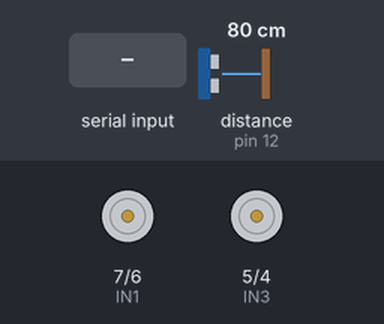
The sketch below on a simulated Arduino Uno, built with avr-gcc and run on an emulated ATmega328P. Parts: motor-driver pin pairs drawn as motors (green arrow = first pin HIGH = forward, orange = second pin HIGH = backward, longer = more drive, scaled by the enable pin). The test bench sets the inputs (shaded band); at power-on: distance to the obstacle (sensor on pin 12) 80 cm. The echo pulse lasts 58.3 µs per cm.

Above: at 1.2 s.
1.3 s: "0" received over Serial
At 2.0 s:
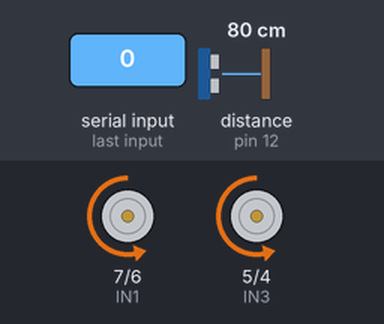
2.8 s: distance to the obstacle (sensor on pin 12) set to 24 cm
4.3 s: distance to the obstacle (sensor on pin 12) set to 20 cm
At 5.1 s:
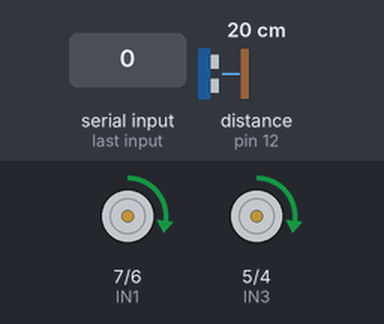
7.3 s: "1" received over Serial
At 9.5 s:
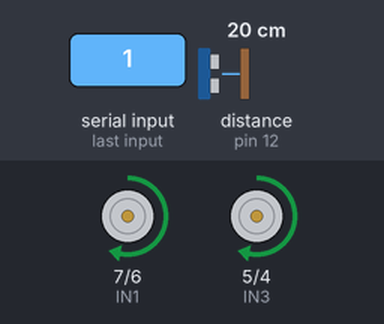
9.8 s: "2" received over Serial
At 10.7 s:
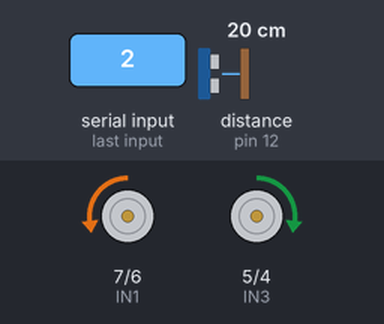
11.3 s: "3" received over Serial
At 11.9 s:
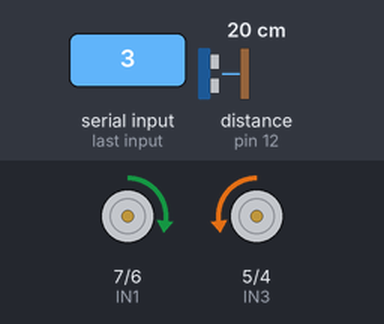
Timing chart, 0 to 13.8 s (numbered marks = the images above; inputs shaded):
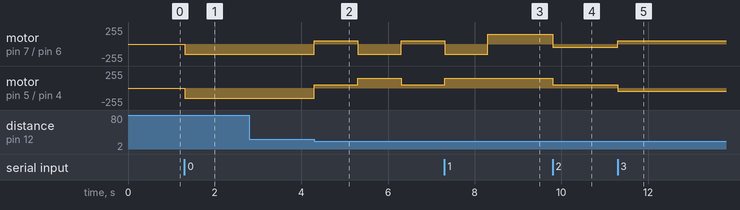

Measured:
- the behaviour switches between 22 and 21 cm on distance to the obstacle (sensor on pin 12) (found by bisection; images 1 and 2)
- after the input at 1.3 s, motor on pin 7 (IN1) / pin 6 (IN2), motor on pin 5 (IN3) / pin 4 (IN4): stopped → backward 150/255 at once
- after the input at 2.8 s, every drawn part: stays the same
- after the input at 4.3 s, motor on pin 7 (IN1) / pin 6 (IN2): backward 150/255 → forward 50/255 at once, → backward 150/255 1.0 s later, → forward 50/255 1.0 s later; motor on pin 5 (IN3) / pin 4 (IN4): backward 150/255 → forward 50/255 at once, → forward 150/255 1.0 s later, → forward 50/255 1.0 s later
- after the input at 7.3 s, motor on pin 5 (IN3) / pin 4 (IN4): goes on until 7.3 s, then stays forward 150/255
- after the input at 9.8 s, motor on pin 7 (IN1) / pin 6 (IN2): forward 150/255 → backward 50/255 at once; motor on pin 5 (IN3) / pin 4 (IN4): forward 150/255 → forward 50/255 at once
- after the input at 11.3 s, motor on pin 7 (IN1) / pin 6 (IN2): backward 50/255 → forward 50/255 at once; motor on pin 5 (IN3) / pin 4 (IN4): forward 50/255 → backward 50/255 at once

The sketch:

recent_code__13-3-2018_.ino
```cpp
const int IN1 = 7;
const int IN2 = 6;
const int IN3 = 5;
const int IN4 = 4;
const int ENA = 9;
const int ENB = 3;
int command = 0;
int trig = 11;
int echo = 12;
void setup()
{
  Serial.begin(9600);
  pinMode (IN1, OUTPUT);
  pinMode (IN2, OUTPUT);
  pinMode (IN3, OUTPUT);
  pinMode (IN4, OUTPUT);
  pinMode (ENA, OUTPUT);
  pinMode (ENB, OUTPUT);
  pinMode(trig, OUTPUT);
  pinMode(echo, INPUT);
}

void loop() {

if (Serial.available() > 0)
{
  command=Serial.read();
}

 if (command == '0')

{
long du = 0, ds = 0;
            digitalWrite(trig, LOW);
            delayMicroseconds(10);
            digitalWrite(trig, HIGH);
            delayMicroseconds(10);
            digitalWrite(trig, LOW);
            du = pulseIn(echo, HIGH);
            ds = du*0.034/2 ;
            digitalWrite(IN1, LOW);
            digitalWrite(IN2, HIGH);
            digitalWrite(IN3, LOW);
            digitalWrite(IN4, HIGH);
            analogWrite(ENA, 150);
            analogWrite(ENB, 150);
            if (ds<=20)
            {
              analogWrite(ENA, 50);
              analogWrite(ENB, 50);
              digitalWrite(IN1, HIGH);
              digitalWrite(IN2, LOW);
              digitalWrite(IN3, HIGH);
              digitalWrite(IN4, LOW);
              delay(1000);
              analogWrite(ENA, 150);
              analogWrite(ENB, 150);
              digitalWrite(IN1, LOW);
              digitalWrite(IN2, HIGH);
              digitalWrite(IN3, HIGH);
              digitalWrite(IN4, LOW);
              delay(1000);
              }
              command='0';
}
  else if(command == '1')
  {
    digitalWrite(IN1, HIGH);
    digitalWrite(IN2, LOW);
    digitalWrite(IN3, HIGH);
    digitalWrite(IN4, LOW);
    analogWrite(ENA, 150);
    analogWrite(ENB, 150);
    command=0;
  }
  else if (command == '2')
  {
      digitalWrite(IN1, LOW);
      digitalWrite(IN2, HIGH);
      digitalWrite(IN3, HIGH);
      digitalWrite(IN4, LOW);
      analogWrite(ENA, 50);
      analogWrite(ENB, 50);
      command=0;
    }
    else if (command == '3')
    {
      digitalWrite(IN1, HIGH);
      digitalWrite(IN2, LOW);
      digitalWrite(IN3, LOW);
      digitalWrite(IN4, HIGH);
      analogWrite(ENA, 50);
      analogWrite(ENB, 50);
      command=0;
      }
      else if (command == '4')
      {
        digitalWrite(IN1, HIGH);
        digitalWrite(IN2, HIGH);
        digitalWrite(IN3, HIGH);
        digitalWrite(IN4, HIGH);
        command=0;
        }
        else if (command == '5')
        {
            long du = 0, ds = 0;
            digitalWrite(trig, LOW);
            delayMicroseconds(10);
            digitalWrite(trig, HIGH);
            delayMicroseconds(10);
            digitalWrite(trig, LOW);
            du = pulseIn(echo, HIGH);
            ds = du*0.034/2 ;
            digitalWrite(IN1, LOW);
            digitalWrite(IN2, HIGH);
            digitalWrite(IN3, LOW);
            digitalWrite(IN4, HIGH);
            analogWrite(ENA, 50);
            analogWrite(ENB, 50);
            if (ds<=20)
            {
              analogWrite(ENA, 50);
              analogWrite(ENB, 50);
              digitalWrite(IN1, HIGH);
              digitalWrite(IN2, LOW);
              digitalWrite(IN3, HIGH);
              digitalWrite(IN4, LOW);
              delay(1000);
              analogWrite(ENA, 50);
              analogWrite(ENB, 50);
              digitalWrite(IN1, LOW);
              digitalWrite(IN2, HIGH);
              digitalWrite(IN3, HIGH);
              digitalWrite(IN4, LOW);
              delay(1000);
              }
              command='0';
}
}
```
